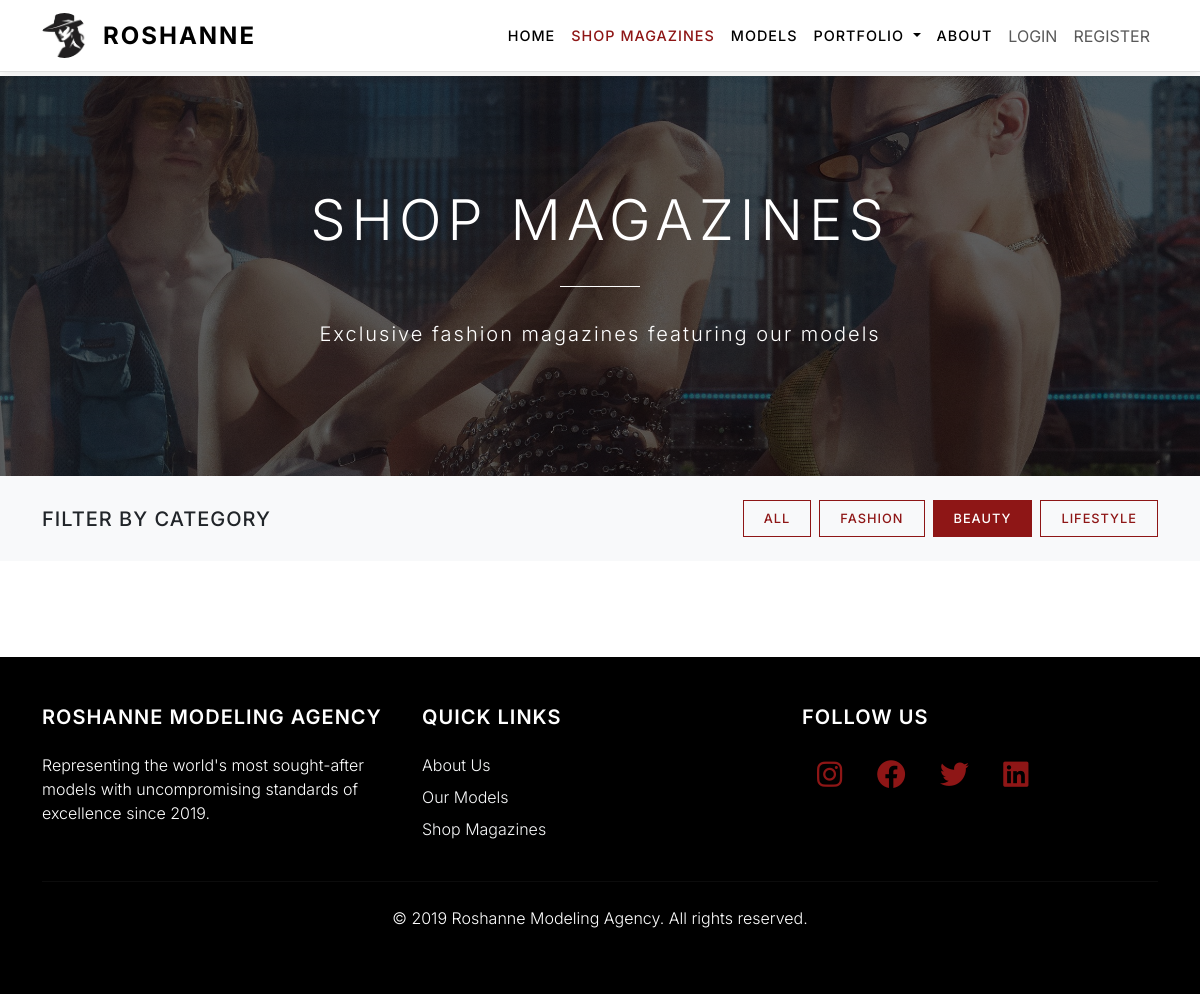
The app's page /magazines/?category=Beauty with its own data.
### myapp/models.py (models this page shows, shortened)
class MagazineCategory(models.Model):
    name = models.CharField(max_length=100)
    description = models.TextField(blank=True)
    created_at = models.DateTimeField(auto_now_add=True)
    class Meta:
        verbose_name_plural = "Magazine Categories"

### myapp/views.py (the view)
# urls.py: path('magazines/', views.magazines, name='magazines'),
def magazines(request):
    magazines = Magazine.objects.all()
    categories = MagazineCategory.objects.all()
    category_filter = request.GET.get('category')
    if category_filter:
        magazines = magazines.filter(category__name=category_filter)
    context = {
        'magazines': magazines,
        'categories': categories,
        'current_category': category_filter,
    }
    return render(request, 'magazines.html', context)

### myapp/templates/magazines.html (shortened to what this page needs)
{% extends 'base.html' %}
{% load static %}
{% block content %}
<section class="d-flex align-items-center text-center text-white" style="background: linear-gradient(#00000099, rgba(0,0,0,0.6)), url({% static 'images/hero2.jpeg' %}) center/cover; ;height: 50vh;">
    <div class="container">
        <h1 style="font-size: 3.5rem; font-weight: 300; letter-spacing: 6px; margin-bottom: 1rem;">SHOP MAGAZINES</h1>
        <div style="height: 1px; background-color: #FFFFFF; width: 80px; margin: 2rem auto;"></div>
        <p class="lead" style="font-weight: 300; letter-spacing: 2px;">Exclusive fashion magazines featuring our models</p>
    </div>
</section>
<section class="py-4" style="background-color: #f8f9fa;">
    <div class="container">
        <div class="row align-items-center">
            <div class="col-md-6">
                <h5 style="font-weight: 500; letter-spacing: 1px; margin-bottom: 0;">FILTER BY CATEGORY</h5>
            </div>
            <div class="col-md-6">
                <div class="d-flex flex-wrap gap-2 justify-content-md-end">
                    <a href="{% url 'magazines' %}" class="btn btn-sm {% if not current_category %}active{% endif %}"
                       style="{% if not current_category %}background-color: #8E1616; border: 1px solid #8E1616; color: white;{% else %}background-color: transparent; border: 1px solid #8E1616; color: #8E1616;{% endif %} padding: 8px 20px; font-weight: 500; text-transform: uppercase; letter-spacing: 1px; font-size: 0.8rem; border-radius: 0;">
                        ALL
                    </a>
                    {% for category in categories %}
                    <a href="{% url 'magazines' %}?category={{ category.name }}"
                       class="btn btn-sm {% if current_category == category.name %}active{% endif %}"
                       style="{% if current_category == category.name %}background-color: #8E1616; border: 1px solid #8E1616; color: white;{% else %}background-color: transparent; border: 1px solid #8E1616; color: #8E1616;{% endif %} padding: 8px 20px; font-weight: 500; text-transform: uppercase; letter-spacing: 1px; font-size: 0.8rem; border-radius: 0;">
                        {{ category.name|upper }}
                    </a>
                    {% endfor %}
                </div>
            </div>
        </div>
    </div>
</section>
<section class="py-5">
</section>
{% endblock %}

### records on screen
MagazineCategory: name "FASHION"
MagazineCategory: name "BEAUTY"
MagazineCategory: name "LIFESTYLE"
